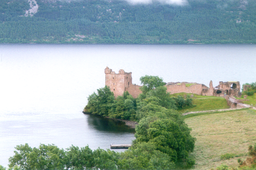
#> input picture assignment01/images/lochness.tiff, 256 x 170 px, shrunk from 841 x 559 before the run
$ python task04bii.py   (older library calls are emulated)
#> lines starting #> are read from the running program, lines starting #| are printed output that depends on the picture
#!/usr/bin/python3

import numpy as np
import matplotlib.pyplot as plt
from scipy import misc
from PIL import Image

imagePath = { 'aerial' : './images/5.1.10-aerial.tiff',
			'jellyBeans' : './images/4.1.07-jelly-beans.tiff',
			'lake' : './images/4.2.06-lake.tiff',
			'fishingBoat' : './images/fishingboat.tiff',
			'lochness' : './images/lochness.tiff',
			'terraux' : './images/terraux.tiff'}

def spatialConvolution(inputImage, kernel):
	inputImage = np.array(inputImage)
	outputImage = np.array(inputImage)
	(imageHeight, imageWidth, channele) = inputImage.shape

	kernelWidth = len(kernel[0])
	centerKernelWidth = int(np.floor(kernelWidth / 2))
	kernelHeight = len(kernel)
	centerKernelHeight = int(np.floor(kernelHeight / 2))


	for y in range(imageHeight):
		for x in range(imageWidth):
			sumR = 0
			sumG = 0
			sumB = 0

			for ky in range(kernelHeight):
				for kx in range(kernelWidth):
					nx = kx - centerKernelHeight
					ny = ky - centerKernelWidth

					currentPixelX = x + nx
					currentPixelY = y + ny

					if 0 <= currentPixelX < imageWidth and 0 <= currentPixelY < imageHeight:
						levelR = inputImage[currentPixelY] [currentPixelX] [0] * kernel[ky][kx]
						levelG = inputImage[currentPixelY] [currentPixelX] [1] * kernel[ky][kx]
						levelB = inputImage[currentPixelY] [currentPixelX] [2] * kernel[ky][kx]

						sumR = sumR + levelR
						sumG = sumG + levelG
						sumB = sumB + levelB

			outputImage[y][x][0] = sumR
			outputImage[y][x][1] = sumG
			outputImage[y][x][2] = sumB

	return outputImage

averaging3x3kernel =  (1 / 9) * np.array([
  [1, 1, 1],
  [1, 1, 1],
  [1, 1, 1]
])

gaussian5x5Kernel =  (1 / 256) * np.array([
  [1, 4, 6, 4, 1],
  [4, 16, 24, 16, 4],
  [6, 24, 36, 24, 6],
  [4, 16, 24, 16, 4],
  [1, 4, 6, 4, 1]
])

def subplotImage(filepath):
#> called with filepath = './images/lochness.tiff'
	_, ax = plt.subplots(1, 3, figsize=(16, 8))
	originalImage = misc.imread(filepath)
#> originalImage is the input picture: shape (170, 256, 3); mean R, G, B 157.5, 174.4, 169.5
	ax[0].imshow(originalImage, cmap='gray')
	ax[0].set_axis_off()
	avaragingImage = spatialConvolution(misc.imread(filepath), averaging3x3kernel)
#> after the loop in spatialConvolution, `for y in range(imageHeight):`:
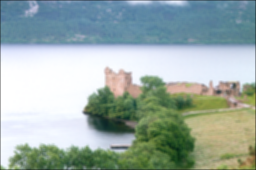
#> outputImage: shape (170, 256, 3); mean R, G, B 156.1, 172.8, 168.1
	ax[1].imshow(avaragingImage, cmap='gray')
	ax[1].set_axis_off()
	gaussianImage = spatialConvolution(misc.imread(filepath), gaussian5x5Kernel)
	ax[2].imshow(gaussianImage, cmap='gray')
	ax[2].set_axis_off()
	plt.show()
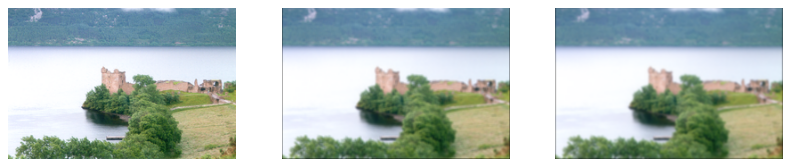
#> figure drawn by matplotlib, 3 panels
	return None

subplotImage(imagePath['lochness'])
